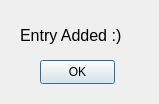
<?xml version="1.0" encoding="UTF-8"?>
<ui version="4.0">
 <class>Confirm</class>
 <widget class="QDialog" name="Confirm">
  <property name="geometry">
   <rect>
    <x>0</x>
    <y>0</y>
    <width>159</width>
    <height>104</height>
   </rect>
  </property>
  <property name="windowTitle">
   <string>Dialog</string>
  </property>
  <widget class="QLabel" name="label">
   <property name="geometry">
    <rect>
     <x>20</x>
     <y>20</y>
     <width>131</width>
     <height>31</height>
    </rect>
   </property>
   <property name="font">
    <font>
     <family>Arial</family>
     <pointsize>12</pointsize>
    </font>
   </property>
   <property name="text">
    <string>Entry Added :)</string>
   </property>
  </widget>
  <widget class="QPushButton" name="okButton">
   <property name="geometry">
    <rect>
     <x>40</x>
     <y>60</y>
     <width>75</width>
     <height>24</height>
    </rect>
   </property>
   <property name="text">
    <string>OK</string>
   </property>
  </widget>
 </widget>
 <resources/>
 <connections/>
</ui>
